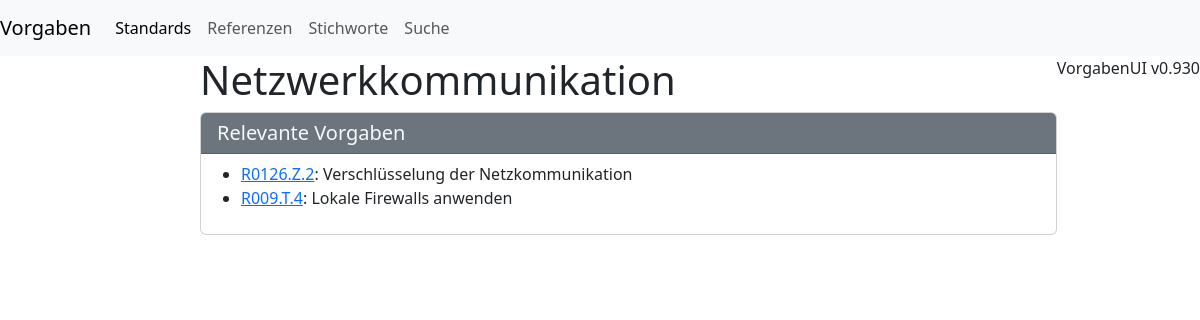
The page /stichworte/Netzwerkkommunikation/ on the database its author committed.
### stichworte/models.py (models this page shows)
class Stichwort(models.Model):
    stichwort = models.CharField(max_length=50, primary_key=True)
    def __str__(self):
        return self.stichwort
    class Meta:
        verbose_name_plural="Stichworte"

### dokumente/models.py (models this page shows, shortened)
class Vorgabe(models.Model):
    nummer = models.IntegerField()
    dokument = models.ForeignKey(Dokument, on_delete=models.CASCADE, related_name='vorgaben')
    thema = models.ForeignKey(Thema, on_delete=models.PROTECT)
    titel = models.CharField(max_length=255)
    referenzen = models.ManyToManyField(Referenz, blank=True)
    gueltigkeit_von = models.DateField()
    gueltigkeit_bis = models.DateField(blank=True,null=True)
    stichworte = models.ManyToManyField(Stichwort, blank=True)
    relevanz = models.ManyToManyField(Rolle,blank=True)
    def Vorgabennummer(self):
        return str(self.dokument.nummer)+"."+self.thema.name[0]+"."+str(self.nummer)
    def get_status(self, check_date: datetime.date = datetime.date.today(), verbose: bool = False) -> str:
        if self.gueltigkeit_von > check_date:
            return "future" if not verbose else "Ist erst ab dem "+self.gueltigkeit_von.strftime('%d.%m.%Y')+" in Kraft."
        if not self.gueltigkeit_bis:
            return "active"
        if self.gueltigkeit_bis > check_date:
            return "active"
        return "expired" if not verbose else "Ist seit dem "+self.gueltigkeit_bis.strftime('%d.%m.%Y')+" nicht mehr in Kraft."
    class Meta:
        verbose_name_plural="Vorgaben"

class Dokument(models.Model):
    nummer = models.CharField(max_length=50, primary_key=True)
    dokumententyp = models.ForeignKey(Dokumententyp, on_delete=models.PROTECT)
    name = models.CharField(max_length=255)
    autoren = models.ManyToManyField(Person, related_name='verfasste_dokumente')
    pruefende = models.ManyToManyField(Person, related_name='gepruefte_dokumente')
    gueltigkeit_von = models.DateField(null=True, blank=True)
    gueltigkeit_bis = models.DateField(null=True, blank=True)
    signatur_cso = models.CharField(max_length=255, blank=True)
    anhaenge = models.TextField(blank=True)
    class Meta:
        verbose_name_plural="Dokumente"
        verbose_name="Dokument"

class Thema(models.Model):
    name = models.CharField(max_length=100, primary_key=True)
    erklaerung = models.TextField(blank=True)
    class Meta:
        verbose_name_plural="Themen"

### stichworte/views.py (the view)
# urls.py: path('<str:stichwort>/',views.stichwort_detail, name="stichwort_detail")
def stichwort_detail(request, stichwort):
    stichwort = Stichwort.objects.get(stichwort=stichwort)
    stichwort.erklaerung = render_textabschnitte(stichwort.stichworterklaerung_set.order_by("order"))
    stichwort.vorgaben = stichwort.vorgabe_set.all()
    return render(request, "stichworte/stichwort_detail.html", {'stichwort': stichwort})

### abschnitte/utils.py (called while the page is built, shortened)
def render_textabschnitte(queryset):
    output = []
    return output

### stichworte/templates/stichworte/stichwort_detail.html (shortened to what this page needs)
{% extends "base.html" %}
{% block content %}
<h1>{{stichwort}}</h1>
<div class="card mb-4">
    <div class="card-header d-flex justify-content-between align-items-center bg-secondary text-light">
      <h3 class="h5 m-0">Relevante Vorgaben</h3>
    </div>
    <div class="card-body p-2">
<ul>
    {% for vorgabe in stichwort.vorgaben %}
    {% if vorgabe.get_status == "active" %}
    <li><a href="{% url 'standard_detail' nummer=vorgabe.dokument.nummer %}#{{vorgabe.Vorgabennummer}}">{{vorgabe.Vorgabennummer}}</a>: {{vorgabe.titel}}</li>
    {% endif %}
    {% endfor %}
</ul>
    </div>
{% endblock %}

### rows shown on the page
Stichwort: stichwort "Netzwerkkommunikation"
Vorgabe: Vorgabennummer "R0126.Z.2", titel "Verschlüsselung der Netzkommunikation"
Vorgabe: Vorgabennummer "R009.T.4", titel "Lokale Firewalls anwenden"
